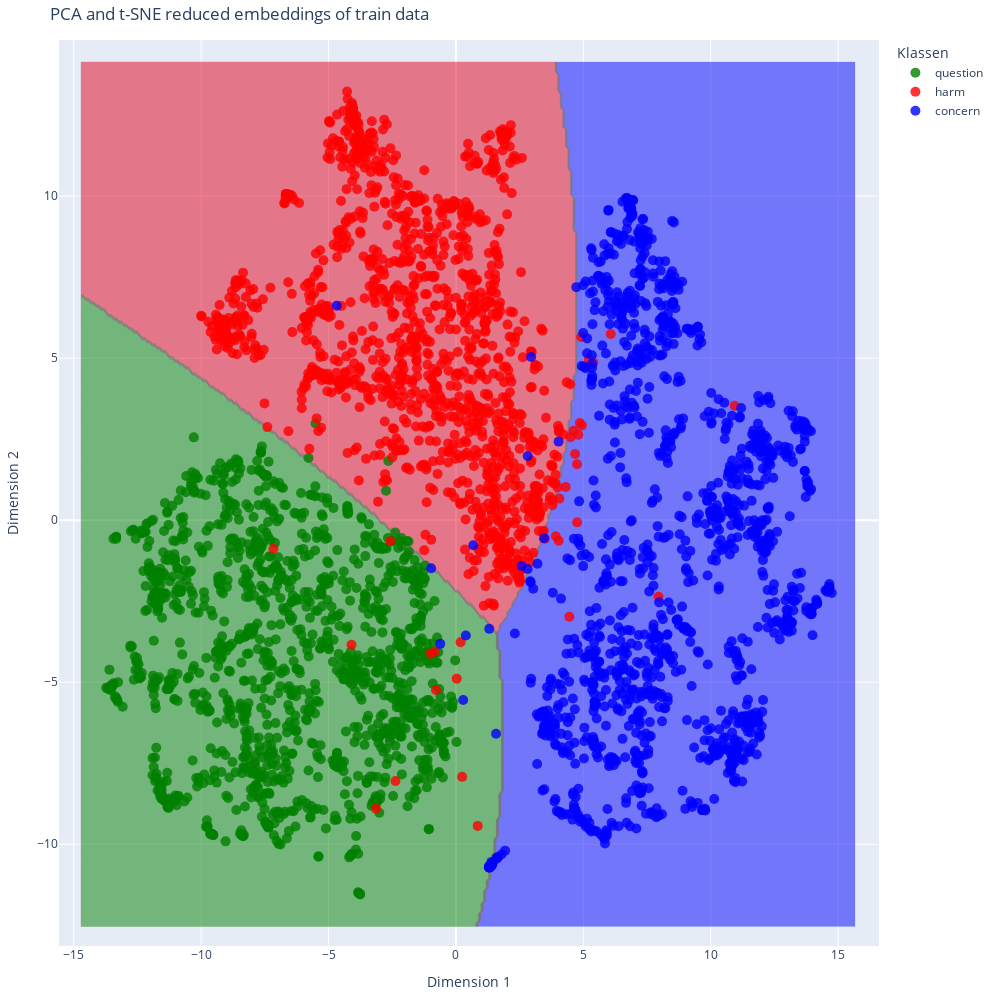

The notebook cell saved with this chart:
### Markdown cell above
### Topic modelling

### Code cell
def tsne_reduction_interactive(df: pd.DataFrame, title:str, pca_dim=50, perplexity=30, learning_rate=200, seed=1234):
    # Kopie erstellen
    df = df.copy()

    # LabelEncoder zum Konvertieren der String-Labels in numerische Werte
    label_encoder = LabelEncoder()
    numeric_labels = label_encoder.fit_transform(df['label'])

    # Embeddings erstellen
    embeddings = np.array(HuggingFaceEmbeddings(model_name="sentence-transformers/distiluse-base-multilingual-cased-v1").embed_documents(df.text.to_list()))

    # Dimensionsreduktion mittels PCA
    pca = PCA(n_components=pca_dim, random_state=seed)
    pca_result = pca.fit_transform(embeddings)

    # Anwendung von t-SNE
    tsne = TSNE(perplexity=perplexity, learning_rate=learning_rate, n_iter=300, random_state=seed)
    tsne_result = tsne.fit_transform(pca_result)

    # Nur Dimension 1 und 2 auswählen
    df[["dim1", "dim2"]] = tsne_result[:, :2]

    # QDA anwenden
    qda = QuadraticDiscriminantAnalysis()
    qda.fit(tsne_result, numeric_labels)
    qda_classes = qda.predict(tsne_result)

    # QDA-Klassen zum DataFrame hinzufügen
    df['qda_class'] = qda_classes

    # Gitternetz erstellen
    x_min, x_max = df['dim1'].min() - 1, df['dim1'].max() + 1
    y_min, y_max = df['dim2'].min() - 1, df['dim2'].max() + 1
    xx, yy = np.meshgrid(np.arange(x_min, x_max, 0.1),
                         np.arange(y_min, y_max, 0.1))

    # Gittervorhersagen treffen und Labels in numerische Werte umwandeln
    Z = qda.predict(np.c_[xx.ravel(), yy.ravel()]).reshape(xx.shape)

    # Definieren einer benutzerdefinierten Farbskala
    custom_colorscale = [
        [0, 'blue'], 
        [0.5, 'red'], 
        [1, 'green']  
    ]

    # Farbzuordnung für jede Klasse definieren
    color_map = {
        'harm': 'red',  
        'question': 'green',
        'concern': 'blue'
    }

    # Plotly-Figur erstellen
    fig = go.Figure()

    # Hintergrund (Kontur) hinzufügen
    fig.add_trace(go.Contour(
        x=np.arange(x_min, x_max, 0.1), 
        y=np.arange(y_min, y_max, 0.1),
        z=Z, 
        colorscale=custom_colorscale,  # Benutzerdefinierte Farbskala
        opacity=0.5,
        showscale=False  # Entfernt die Colorbar
    ))

    # Trennen Sie die Daten nach Klassen und fügen Sie für jede Klasse einen separaten Trace hinzu
    classes = df['label'].unique()
    for cls in classes:
        class_df = df[df['label'] == cls]
        fig.add_trace(go.Scatter(
            x=class_df['dim1'], 
            y=class_df['dim2'], 
            mode='markers',
            marker=dict(color=color_map[cls], size=10, opacity=0.8),  # Verwenden Sie die Farbzuordnung
            name=cls,  # Name der Klasse für die Legende
            text=class_df['text'],  # Zeigen Sie hier den ursprünglichen Text an
            hoverinfo='text'  # Konfigurieren Sie die Hover-Informationen, um nur den Text anzuzeigen
        ))

    # Layout anpassen
    fig.update_layout(
        title=title,
        xaxis_title='Dimension 1',
        yaxis_title='Dimension 2',
        width=1000, height=1000,
        margin=dict(l=40, r=40, t=40, b=40),
        legend_title='Klassen'
    )

    # Visualisierung anzeigen
    iplot(fig)

    # inverse
    df['qda_class'] = label_encoder.inverse_transform(df['qda_class'].values)

    return df

# Funktion verwenden
df_tsne = tsne_reduction_interactive(df_train, 'PCA and t-SNE reduced embeddings of train data')

### Figure 1 — Plotly figure (JSON) as saved in the notebook; plotly's stock layout.template omitted (floating-point values rounded to 4 significant figures; data arrays with more than 128 entries replaced by an {"elided": "..."} marker saying what was removed)
{"data": [{"colorscale": [[0, "blue"], [0.5, "red"], [1, "green"]], "opacity": 0.5, "showscale": false, "type": "contour", "x": {"elided": "305 float values"}, "y": {"elided": "268 float values"}, "z": {"elided": "268x305 int values"}}, {"hoverinfo": "text", "marker": {"color": "green", "opacity": 0.8, "size": 10}, "mode": "markers", "name": "question", "text": {"elided": "1350 str values"}, "type": "scatter", "x": {"elided": "1350 float values"}, "y": {"elided": "1350 float values"}}, {"hoverinfo": "text", "marker": {"color": "red", "opacity": 0.8, "size": 10}, "mode": "markers", "name": "harm", "text": {"elided": "1350 str values"}, "type": "scatter", "x": {"elided": "1350 float values"}, "y": {"elided": "1350 float values"}}, {"hoverinfo": "text", "marker": {"color": "blue", "opacity": 0.8, "size": 10}, "mode": "markers", "name": "concern", "text": {"elided": "1350 str values"}, "type": "scatter", "x": {"elided": "1350 float values"}, "y": {"elided": "1350 float values"}}], "layout": {"height": 1000, "legend": {"title": {"text": "Klassen"}}, "margin": {"b": 40, "l": 40, "r": 40, "t": 40}, "title": {"text": "PCA and t-SNE reduced embeddings of train data"}, "width": 1000, "xaxis": {"title": {"text": "Dimension 1"}}, "yaxis": {"title": {"text": "Dimension 2"}}}}
